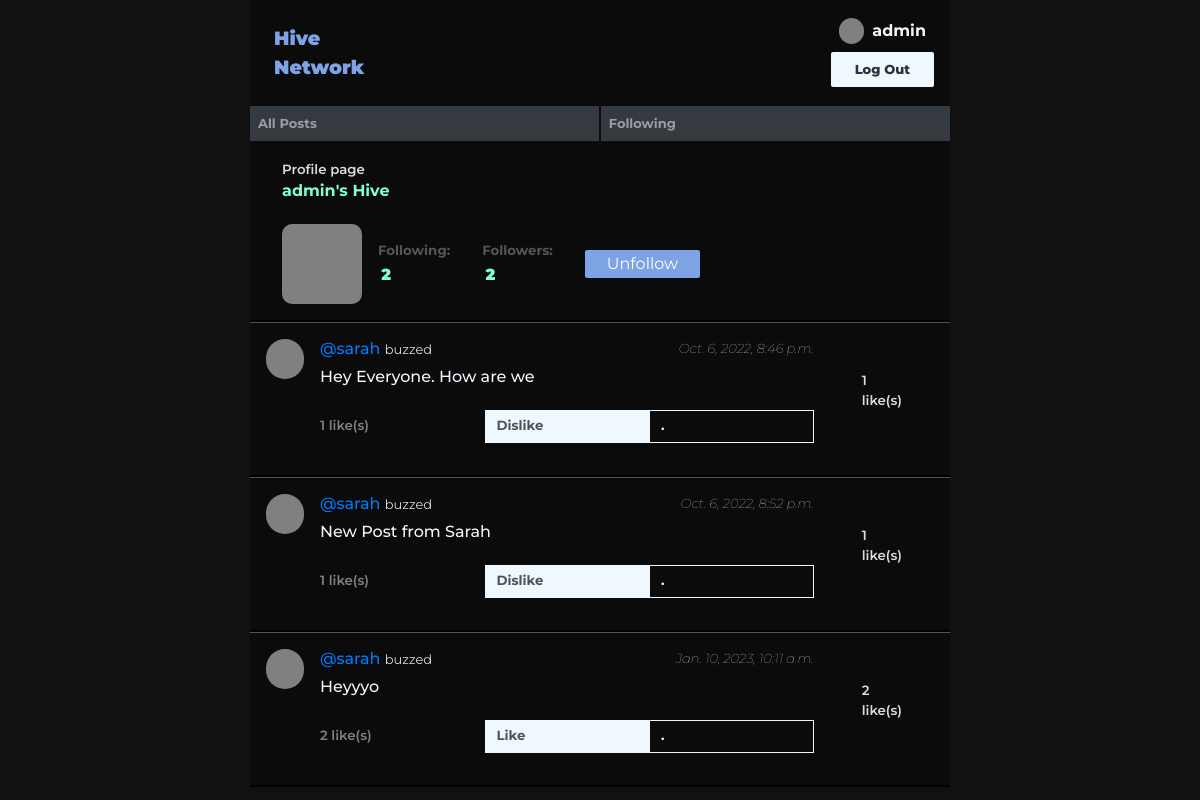
/profile/sarah (signed in), run on the app's committed database.
### network/models.py (models this page shows, shortened)
class User(AbstractUser):
    slug = models.SlugField(max_length=255, unique=True, null=True, blank=True)

class Post(models.Model):
    body = models.CharField(max_length =200)
    author = models.ForeignKey(Profile, on_delete=models.CASCADE, null=True, blank=True, related_name="posts")
    created_on = models.DateTimeField(auto_now_add =True)
    liked = models.ManyToManyField(Profile, null=True, blank=True, related_name="likes")
    class Meta:
        verbose_name = "post"
        verbose_name_plural = "posts"

class Profile(models.Model):
    user = models.ForeignKey(User, on_delete = models.CASCADE, related_name="get_profile")
    followers = models.ManyToManyField(User, related_name="get_followers")
    following = models.ManyToManyField(User, related_name="get_following")
    slug = models.SlugField(max_length=255, unique=True, null=True, blank=True)
    def __str__(self):
        return self.slug

### network/views.py (the view)
# urls.py: path("profile/<str:user>", views.profile, name="profile"),
def profile(request, user):
    active_user = request.user
    get_user_object = get_object_or_404(User, username=user)
    profile = get_object_or_404(Profile, user=get_user_object)
    active_user_profile = get_object_or_404(Profile, user=active_user)
    page_user_object = get_object_or_404(User, username=active_user)
    follow_status = page_user_object in profile.following.all()
    posts = Post.objects.filter(author__slug=user)
    return render(request, "network/profile.html", {
        'posts' : posts,
        'active_user': active_user,
        'profile' : profile,
        'followers': profile.followers,
        'followings': profile.following,
        "active_user": active_user,
        "get_user_object": get_user_object,
        "active_user_profile": active_user_profile,
        "user_profile" : active_user_profile,
        "follow_status": follow_status,
    })

### network/templates/network/profile.html (shortened to what this page needs)
{% extends 'network/layout.html'%}
{% load static %}
{% block body %}
<div class="profile-intro" style="padding:1rem;">
    <h7 style="color: gainsboro; padding:1rem; font-weight:600; font-size:smaller;">Profile page</h7>
    <h6 style="margin-top: 0rem; font-weight: bold; color: aquamarine; padding:0rem 1rem;">{{user}}'s Hive</h6>
</div>
<div class="profile-summary">
    <div class="profile-summary-img" style="align-self: center;">
        <div style="background-color:gray; height:5rem; width: 5rem; border-radius:10px;">
        </div>
    </div>
    <div style="display:flex; flex-wrap: wrap; justify-content: start;">
        <div id="show-following" class="profile-summary-follow" style="margin: 0rem 1rem; align-self:center;">
            <p style="color:#535658; font-weight:700; font-size: smaller; margin-bottom:2px;">Following:</p>
            <h8 id="following-count" style="color: aquamarine; padding:0rem .2rem; font-weight:900;">{{followings.count}}</h8>
        </div>
        <div id="show-followers" class="profile-summary-follow" style="margin: 0rem 1rem; align-self: center;">
            <p style="color:#535658; font-weight:700; font-size: smaller; margin-bottom:2px;">Followers:</p>
            <h8 id="followers-count" style="color: aquamarine; font-weight:900; padding:0rem .2rem;">{{followers.count}}</h8>
        </div>
        {% if profile.pk is not active_user_profile.pk  %}
            <div class="follow-button-div" style="align-self: center; padding:0rem 1rem;">
                {% if follow_status %}
                    <button onclick="location.href='{%url 'follow' user%}" id="follow" class="follow-button">Unfollow</button>
                {% else %}
                    <button onclick="location.href='{%url 'follow' user%}" id="follow" class="follow-button">Follow</button>
                {% endif %}
            </div>
        {%else%}
            <div></div>
        {%endif%}
    </div>
</div>
<hr style="margin:0; border: 1px solid black;">
<div style="background-color: #f8f9fa; border-radius: 18px;" class="posts">
{% for post in posts%}
<div class="buzz-body" data-post-id= {{post.id}}>
    <div class="buzz-profile-pic"></div>
    <div class="buzz">
        <div style="display:flex; justify-content: space-between;">
            <h6 class="buzz-cred"> <a href="{%url 'profile' post.author%}">@{{post.author}} </a> <span style="font-size:13px; font-weight:400; color: gainsboro;">buzzed</span> </h6>
            <i style="color:gainsboro;">{{post.created_on}}</i>
        </div>
        <div>
            <h6 class="buzz-text">{{post.body}}</h6>
            <div style="display:flex; padding: 1rem 0rem;">
                <div style=" font-weight: 600; width:100%; color:gray; font-size:smaller; align-self:center;" class="post_like"><span id="like-count" class="like_count">{{post.liked.all.count}} </span>like(s)</div>
                <div style="width:100%;">
                {% if post in user_profile.likes.all %}
                <button class="like_button" onclick="location.href='{%url 'like' post.id%}"> Dislike </button>
                {% else %}
                <button class="like_button" onclick="location.href='{%url 'like' post.id%}"> Like </button>
                {%endif%}
                </div>
                <div style="width:100%;">
                {% if post.author.user.id is page_user %}
                <button class="edit_post edit-button" id="edit_post">Edit</button>
                {% else  %}
                <button class="edit-button" id="">.</button>
                {% endif %}
                </div>
            </div>
            </div>
            </div>
        <p style="color: gainsboro; font-weight: 600; font-size:smaller; padding:2rem;"><span id="like-count" class="like_count">{{post.liked.all.count}} </span>like(s)</p>
    </div>
    <hr style="margin:0; border: 1px solid black;">
{% endfor %}
</div>
{% endblock %}

### network/templates/network/layout.html (shortened to what this page needs)
{% load static %}
<!DOCTYPE html>
<html lang="en">
    <head>
        <link rel="stylesheet" href="https://stackpath.bootstrapcdn.com/bootstrap/4.4.1/css/bootstrap.min.css">
        <link href="{% static 'network/styles.css' %}" rel="stylesheet">
    </head>
    <body>
        <nav class="navbar navbar-expand-lg navbar-dark" style="display:flex; flex-direction:column; padding: 0rem;">
            <div style="display: flex; justify-content:space-between; align-items:center; padding:1rem; background:bottom; width: 100%;">
                <a class="navbar-brand" href="{%url 'index'%}">Hive </br> Network</a>
                {% if user.is_authenticated%}
                <div style="text-align:center; display: flex; flex-direction:column; gap:.5rem; ">
                    <div style="display:flex; gap:.5rem; justify-content:center; align-items:center;" >
                        <div style="width:1.6rem; height:1.6rem; background-color:gray; border-radius:5rem;"></div>
                        <a class="" href="{%url 'profile' user%}"><strong style="color:aliceblue;">{{ user }}</strong></a>
                    </div>
                    <a class="auth-link" href="{% url 'logout' %}">Log Out</a>
                </div>
                {%endif%}
            </div>
            <div style="width:100%;">
                <ul class="navbar-nav mr-auto navi" >
                    <li class="nav-item navi-item" style="background-color:#343a40;">
                    <a class="nav-link" href="{% url 'index' %}">All Posts</a>
                    </li>
                    {% if user.is_authenticated %}
                        <li class="nav-item navi-item" style="background-color:#343a40;">
                            <a class="nav-link" href="{% url 'following_posts' user%}">Following</a>
                        </li>
                    {% endif %}
                </ul>
            </div>
        </nav>
        <div class="body">
            {% block body %}
            {% endblock %}
        </div>
    </body>
</html>

### network/static/network/styles.css (style rules this page uses)
html { background-color: rgb(17, 17, 17); }
*, body { font-family: 'Montserrat', sans-serif !important; background-color: #0b0b0b; }
.buzz { display: flex; flex-direction: column ; margin-inline: 1rem; width: 100%; }
.buzz-text { color: aliceblue; }
.navbar-brand { padding: 0.5rem; font-weight: 900; color: rgb(125, 163, 228)!important; font-size: larger !important; }
.nav-link { font-size: small; font-weight: 700; }
.auth-link { font-size: small; color: rgb(49, 50, 54); background-color: aliceblue; border-radius: 2px; font-weight: 800; padding: .5rem 1.5rem; }
.navi { width: 100%; display: flex; gap: .1rem; }
.navi-item { width: 100%; }
i { font-weight:lighter !important; font-size: small; padding-bottom: .5rem; }
.buzz-body { display: flex !important; border-top: 1px solid #525252; padding: 1rem; }
.posts { background-color: #f8f9fa; border-radius: 18px; }
.buzz-profile-pic { width: 2.5rem; height: 2.5rem; padding: 1rem; background-color: gray; border-radius: 100px; position: relative; }
.like_button { display: flex; width: 100%; color: #525252; background-color: aliceblue; border: none; font-weight:700; font-size: smaller; padding: .4rem 12px; }
.edit-button { display: flex; width: 100%; color: aliceblue; outline: 1px solid aliceblue; outline-offset: -1px; border: none; font-weight:700; font-size: smaller; padding: .4rem 12px; }
.profile-summary { display: flex; margin-bottom: 1rem; justify-content: start; padding: 0rem 2rem; }
.follow-button { padding: 2px 22px; background-color:rgb(125, 163, 228) !important; color: white; border: 0; border-radius: 2px; }

### network/templates/network/layout.html (style rules this page uses)
body { max-width: 700px; margin: auto; }

### data on the page
User: username "admin"
Post: author "sarah", created_on "Oct. 6, 2022, 8:46 p.m.", body "Hey Everyone. How are we", liked.all.count "1", shows "Dislike"
Post: author "sarah", created_on "Oct. 6, 2022, 8:52 p.m.", body "New Post from Sarah", liked.all.count "1", shows "Dislike"
Post: author "sarah", created_on "Jan. 10, 2023, 10:11 a.m.", body "Heyyyo", liked.all.count "2", shows "Like"

### other printed values
{{ followings.count }} "2"
{{ followers.count }} "2"
